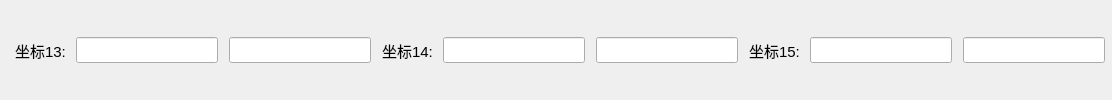
                        <widget class="QWidget" name="widget_35" native="true">
                         <property name="minimumSize">
                          <size>
                           <width>0</width>
                           <height>30</height>
                          </size>
                         </property>
                         <layout class="QHBoxLayout" name="horizontalLayout_24">
                          <property name="spacing">
                           <number>11</number>
                          </property>
                          <property name="leftMargin">
                           <number>15</number>
                          </property>
                          <property name="topMargin">
                           <number>0</number>
                          </property>
                          <property name="rightMargin">
                           <number>7</number>
                          </property>
                          <property name="bottomMargin">
                           <number>0</number>
                          </property>
                          <item>
                           <widget class="QLabel" name="label_50">
                            <property name="minimumSize">
                             <size>
                              <width>50</width>
                              <height>0</height>
                             </size>
                            </property>
                            <property name="maximumSize">
                             <size>
                              <width>43</width>
                              <height>16777215</height>
                             </size>
                            </property>
                            <property name="font">
                             <font>
                              <pointsize>11</pointsize>
                             </font>
                            </property>
                            <property name="text">
                             <string>坐标13:</string>
                            </property>
                           </widget>
                          </item>
                          <item>
                           <widget class="QLineEdit" name="lineEdit_43">
                            <property name="font">
                             <font>
                              <pointsize>11</pointsize>
                             </font>
                            </property>
                           </widget>
                          </item>
                          <item>
                           <widget class="QLineEdit" name="lineEdit_44">
                            <property name="font">
                             <font>
                              <pointsize>11</pointsize>
                             </font>
                            </property>
                           </widget>
                          </item>
                          <item>
                           <widget class="QLabel" name="label_51">
                            <property name="minimumSize">
                             <size>
                              <width>50</width>
                              <height>0</height>
                             </size>
                            </property>
                            <property name="maximumSize">
                             <size>
                              <width>43</width>
                              <height>16777215</height>
                             </size>
                            </property>
                            <property name="font">
                             <font>
                              <pointsize>11</pointsize>
                             </font>
                            </property>
                            <property name="text">
                             <string>坐标14:</string>
                            </property>
                           </widget>
                          </item>
                          <item>
                           <widget class="QLineEdit" name="lineEdit_45">
                            <property name="font">
                             <font>
                              <pointsize>11</pointsize>
                             </font>
                            </property>
                           </widget>
                          </item>
                          <item>
                           <widget class="QLineEdit" name="lineEdit_46">
                            <property name="font">
                             <font>
                              <pointsize>11</pointsize>
                             </font>
                            </property>
                           </widget>
                          </item>
                          <item>
                           <widget class="QLabel" name="label_52">
                            <property name="minimumSize">
                             <size>
                              <width>50</width>
                              <height>0</height>
                             </size>
                            </property>
                            <property name="maximumSize">
                             <size>
                              <width>43</width>
                              <height>16777215</height>
                             </size>
                            </property>
                            <property name="font">
                             <font>
                              <pointsize>11</pointsize>
                             </font>
                            </property>
                            <property name="text">
                             <string>坐标15:</string>
                            </property>
                           </widget>
                          </item>
                          <item>
                           <widget class="QLineEdit" name="lineEdit_47">
                            <property name="font">
                             <font>
                              <pointsize>11</pointsize>
                             </font>
                            </property>
                           </widget>
                          </item>
                          <item>
                           <widget class="QLineEdit" name="lineEdit_48">
                            <property name="font">
                             <font>
                              <pointsize>11</pointsize>
                             </font>
                            </property>
                           </widget>
                          </item>
                         </layout>
                        </widget>
